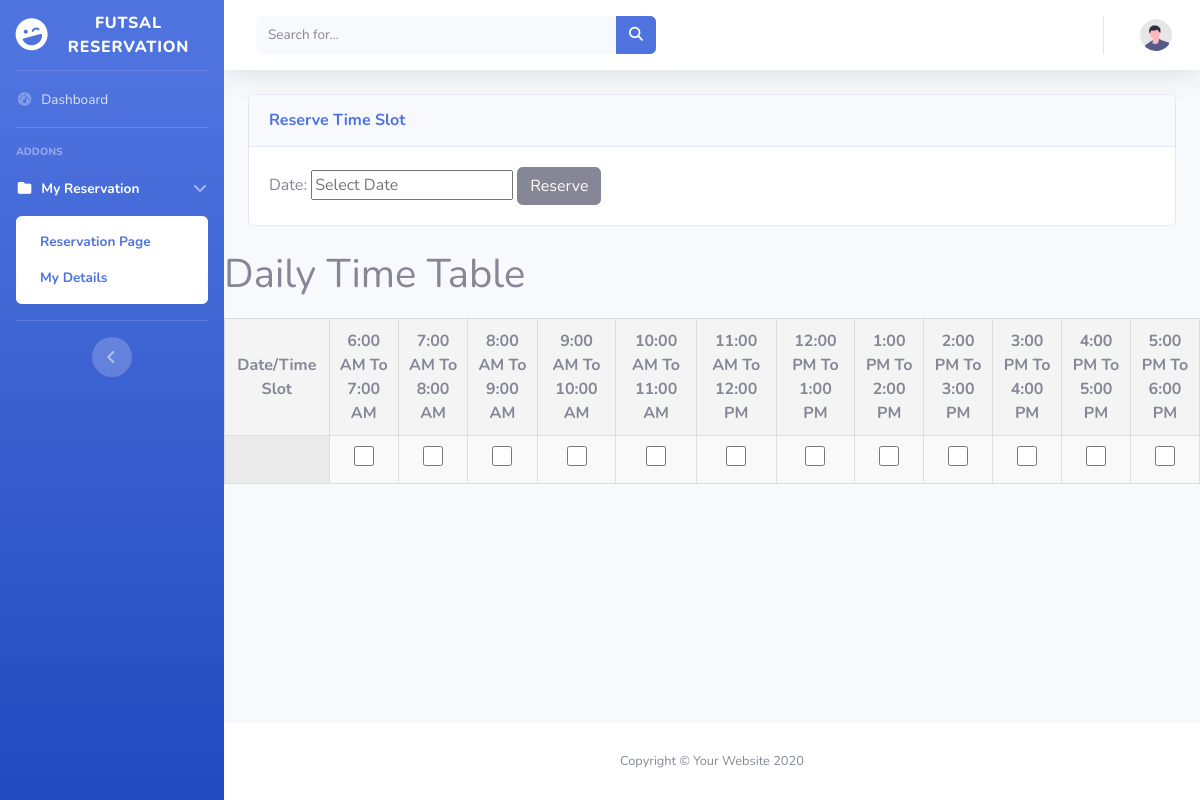
The app's page /Test.php with its own data.
### tables this page shows
CREATE TABLE `tbltime` (
  `Id` int(11) NOT NULL,
  `TimeSlot` varchar(200) NOT NULL
);

### Test.php (the view, shortened to what this page needs)
<?php include 'Top.php'; ?>
<?php require_once 'db.php'; ?>
<link href="css/reservationTable.css" rel="stylesheet">
<?php
function getTimeSlots($connection) {
    $timeStmt = $connection->prepare("SELECT * FROM tblTime");
    $timeStmt->execute();
    $timeSlots = $timeStmt->get_result();
    return $timeSlots;
}
?>
<form method="post" action="">
    <div class="container-fluid">
        <div class="card mb-4">
            <div class="card-header py-3">
                <h6 class="m-0 font-weight-bold text-primary">Reserve Time Slot</h6>
            </div>
            <div class="card-body">
                <label>Date: </label>
                <input type="text" name="date" id="date-picker" placeholder="Select Date" required>
                <button type="submit" class="btn btn-secondary">Reserve</button>
            </div>
        </div>
    </div>
    <h1>Daily Time Table</h1>
    <table id='timeTable'>
        <thead>
            <tr><th>Date/Time Slot</th>
                <?php
                $timeSlots = getTimeSlots($connection);
                foreach ($timeSlots as $timeSlot) {
                    echo '<th>' . htmlspecialchars($timeSlot['TimeSlot']) . '</th>';
                }
                ?>
        </thead>
        <tbody>
            <tr>
                <td class='time-slot'></td>
                <?php
                $timeSlots = getTimeSlots($connection);
                foreach ($timeSlots as $timeSlot) {
                    echo '<td><input type="checkbox" name="timeSlots[]" value="' . htmlspecialchars($timeSlot['TimeSlot']) . '"></td>';
                }
                ?>
            </tr>
        </tbody>
    </table>
</form>
<?php include 'Bottom.php'; ?>

### Top.php (shortened to what this page needs)
<!DOCTYPE html>
<html lang="en">
    <head>
        <link rel="stylesheet" href="//unpkg.com/nepali-date-picker@2.0.2/dist/nepaliDatePicker.min.css">
        <link href="vendor/fontawesome-free/css/all.min.css" rel="stylesheet" type="text/css">
        <link href="css/sb-admin-2.min.css" rel="stylesheet">
    </head>
    <body id="page-top">
        <div id="wrapper">
            <ul class="navbar-nav bg-gradient-primary sidebar sidebar-dark accordion" id="accordionSidebar">
                <a class="sidebar-brand d-flex align-items-center justify-content-center" href="index.html">
                    <div class="sidebar-brand-icon rotate-n-15">
                        <i class="fas fa-laugh-wink"></i>
                    </div>
                    <div class="sidebar-brand-text mx-3">Futsal Reservation</div>
                </a>
                <hr class="sidebar-divider my-0">
                <li class="nav-item">
                    <a class="nav-link" href="MyOrderList.php">
                        <i class="fas fa-fw fa-tachometer-alt"></i>
                        <span>Dashboard</span></a>
                </li>
                <hr class="sidebar-divider">
                <div class="sidebar-heading">
                    Addons
                </div>
                <li class="nav-item active">
                    <a class="nav-link" href="#" data-toggle="collapse" data-target="#collapsePages" aria-expanded="true"
                       aria-controls="collapsePages">
                        <i class="fas fa-fw fa-folder"></i>
                        <span>My Reservation</span>
                    </a>
                    <div id="collapsePages" class="collapse show" aria-labelledby="headingPages"
                         data-parent="#accordionSidebar">
                        <div class="bg-white py-2 collapse-inner rounded">
                            <a class="collapse-item active" href="MyPage.php">Reservation Page</a>
                            <a class="collapse-item active" href="MyOrderList.php">My Details</a>
                        </div>
                    </div>
                </li>
                <hr class="sidebar-divider d-none d-md-block">
                <div class="text-center d-none d-md-inline">
                    <button class="rounded-circle border-0" id="sidebarToggle"></button>
                </div>
            </ul>
            <div id="content-wrapper" class="d-flex flex-column">
                <div id="content">
                    <nav class="navbar navbar-expand navbar-light bg-white topbar mb-4 static-top shadow">
                        <form
                            class="d-none d-sm-inline-block form-inline mr-auto ml-md-3 my-2 my-md-0 mw-100 navbar-search">
                            <div class="input-group">
                                <input type="text" class="form-control bg-light border-0 small" placeholder="Search for..."
                                       aria-label="Search" aria-describedby="basic-addon2">
                                <div class="input-group-append">
                                    <button class="btn btn-primary" type="button">
                                        <i class="fas fa-search fa-sm"></i>
                                    </button>
                                </div>
                            </div>
                        </form>
                        <ul class="navbar-nav ml-auto">
                            <li class="nav-item dropdown no-arrow">
                                <a class="nav-link dropdown-toggle" href="#" id="userDropdown" role="button"
                                   data-toggle="dropdown" aria-haspopup="true" aria-expanded="false">
                                    <img class="img-profile rounded-circle"
                                         src="img/undraw_profile.svg">
                                </a>
                            </li>
                        </ul>
                    </nav>

### Bottom.php (shortened to what this page needs)
 </div>
            <footer class="sticky-footer bg-white">
                <div class="container my-auto">
                    <div class="copyright text-center my-auto">
                        <span>Copyright &copy; Your Website 2020</span>
                    </div>
                </div>
            </footer>
        </div>
    </div>
</body>
</html>

### css/reservationTable.css (style rules this page uses)
table { border-collapse: collapse; margin: 20px auto; width: 100%; }
th, td { border: 1px solid #ddd; padding: 10px; text-align: center; }
th { background-color: #f4f4f4; }
td { background-color: #f9f9f9; cursor: pointer; text-align: center; }
.time-slot { font-weight: bold; background-color: #eaeaea; }
input[type="checkbox"] { width: 20px; height: 20px; cursor: pointer; }

### records on screen
tbltime: TimeSlot "6:00 AM To 7:00 AM"
tbltime: TimeSlot "7:00 AM To 8:00 AM"
tbltime: TimeSlot "8:00 AM To 9:00 AM"
tbltime: TimeSlot "9:00 AM To 10:00 AM"
tbltime: TimeSlot "10:00 AM To 11:00 AM"
tbltime: TimeSlot "11:00 AM To 12:00 PM"
tbltime: TimeSlot "12:00 PM To 1:00 PM"
tbltime: TimeSlot "1:00 PM To 2:00 PM"
tbltime: TimeSlot "2:00 PM To 3:00 PM"
tbltime: TimeSlot "3:00 PM To 4:00 PM"
tbltime: TimeSlot "4:00 PM To 5:00 PM"
tbltime: TimeSlot "5:00 PM To 6:00 PM"
